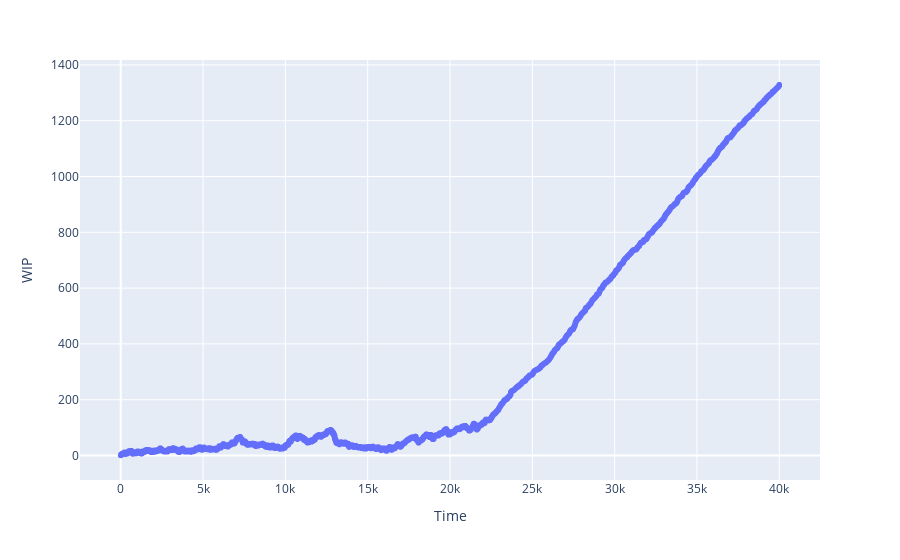

The notebook cell saved with this chart:
### Code cell
import plotly.express as px

fig = px.scatter(df, x="Time", y="WIP")

fig.show()

### Figure 1 — Plotly figure (JSON) as saved in the notebook; plotly's stock layout.template omitted (floating-point values rounded to 4 significant figures; data arrays with more than 128 entries replaced by an {"elided": "..."} marker saying what was removed)
{"data": [{"hovertemplate": "Time=%{x}<br>WIP=%{y}<extra></extra>", "legendgroup": "", "marker": {"color": "#636efa", "symbol": "circle"}, "mode": "markers", "name": "", "showlegend": false, "type": "scattergl", "x": {"elided": "42505 float values"}, "xaxis": "x", "y": {"elided": "42505 int values"}, "yaxis": "y"}], "layout": {"legend": {"tracegroupgap": 0}, "margin": {"t": 60}, "xaxis": {"anchor": "y", "domain": [0, 1], "title": {"text": "Time"}}, "yaxis": {"anchor": "x", "domain": [0, 1], "title": {"text": "WIP"}}}}
